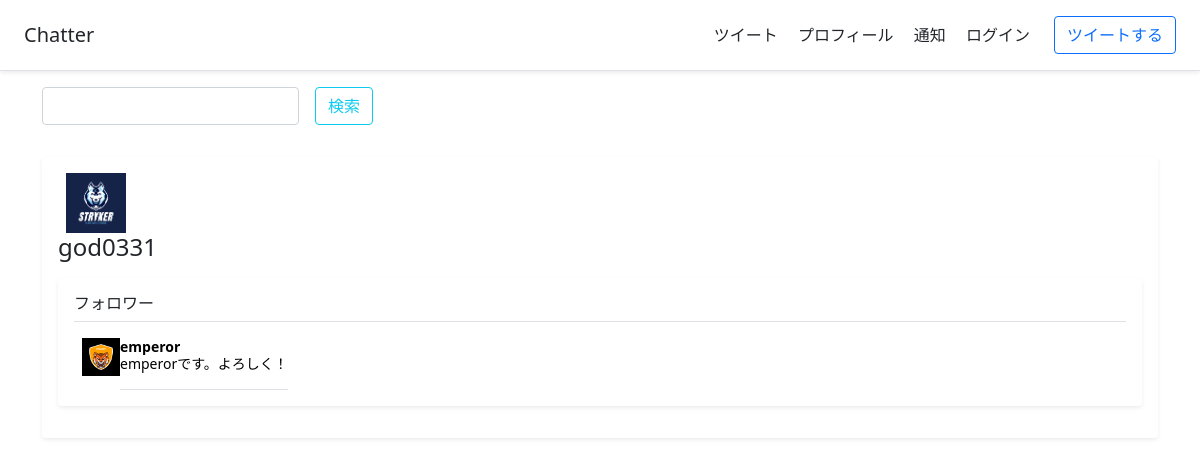
/follower/2/, run on the app's committed database.
### chatterapp/models.py (models this page shows)
class UserModel(AbstractUser):
    class Meta:
        db_table = "UserModel"
    self_introduction = models.TextField(default="")
    profile_image = models.ImageField(upload_to="", default="anonymous.png")
    registration = models.IntegerField(default=0)

class FollowModel(models.Model): # フォローという行為を表すモデル
    class Meta:
        db_table = "FollowModel"
    follow_user = models.ForeignKey(UserModel, on_delete=models.CASCADE) # フォローしたユーザー
    followed_user = models.OneToOneField(FollowedUserModel, on_delete=models.CASCADE)
    datetime = models.DateTimeField(auto_now_add=True)

### chatterapp/views.py (the view)
# urls.py: path("follower/<int:user_id>/", followerview, name="follower"),
def followerview(request, user_id): # フォロワーを表示するためのビュー
    if request.user.is_authenticated:
        if request.user.registration == 0:
            return redirect("profile_image_registration")
        elif request.user.registration == 1:
            return redirect("self_introduction_registration")
    user = UserModel.objects.get(id=user_id)
    followed_user_set = FollowedUserModel.objects.filter(followed_user=user_id)
    follow_list = []
    for followed_user in followed_user_set:
        follow_set = FollowModel.objects.filter(followed_user=followed_user)
        for follow in follow_set:
            follow_list.append(follow)
    follow_list.sort(key=lambda x:x.datetime.timestamp())
    follow_list.reverse()
    url = reverse("search", kwargs={"token" : "tweet"})
    return render(request, "follower.html", {"user" : user, "follow_list" : follow_list, "url" : url, "authentication" : authentication(request)})

### chatterapp/function.py (called while the page is built)
def authentication(request):
    if request.user.is_authenticated:
        authentication = True
    else:
        authentication = False
    return authentication

### templates/follower.html (shortened to what this page needs)
{% extends "base.html" %}
{% load static %}
{% block content %}
<main class="container">
  <form class="row g-3" action="{{url}}" method="POST">{% csrf_token %}
    <div class="col-auto">
      <input type="text" class="form-control" id="inputPassword2" name="keyword">
    </div>
    <div class="col-auto">
      <button type="submit" class="btn btn-outline-info mb-3">検索</button>
    </div>
  </form>
  <div class="my-3 p-3 bg-white rounded shadow-sm">
      <svg class="bd-placeholder-img flex-shrink-0 me-2 rounded" width="0" height="0" xmlns="http://www.w3.org/2000/svg" role="img" aria-label="Placeholder: 32x32" preserveAspectRatio="xMidYMid slice" focusable="false"><img src="{{user.profile_image.url}}" width="60" height="60"></svg>
      <p class="h4">{{user.username}}</p>
        <div class="my-3 p-3 bg-white rounded shadow-sm">
          <h6 class="border-bottom pb-2 mb-0">フォロワー</h6>
          {% for follow in follow_list %}
          <div class="d-flex text-muted pt-3">
            <a href="{% url 'tweets' follow.follow_user.id %}"><svg class="bd-placeholder-img flex-shrink-0 me-2 rounded" width="0" height="0" xmlns="http://www.w3.org/2000/svg" role="img" aria-label="Placeholder: 32x32" preserveAspectRatio="xMidYMid slice" focusable="false"><img src="{{follow.follow_user.profile_image.url}}" width="38" height="38"></svg></a>
            <p class="pb-3 mb-0 small lh-sm border-bottom">
              <a href="{% url 'tweets' follow.follow_user.id %}"><strong class="d-block text-gray-dark">{{follow.follow_user.username}}</strong></a>
              <a href="{% url 'tweets' follow.follow_user.id %}">{{follow.follow_user.self_introduction}}</a>
            </p>
          </div>
          {% endfor %}
        </div>
  </div>
</main>
{% endblock content %}

### static/style.css (style rules this page uses)
a { text-decoration: none; color: black; }

### data on the page
UserModel: profile_image (picture), username "god0331"
FollowModel: follow_user.profile_image (picture), follow_user.username "emperor", follow_user.self_introduction "emperorです。よろしく！"
